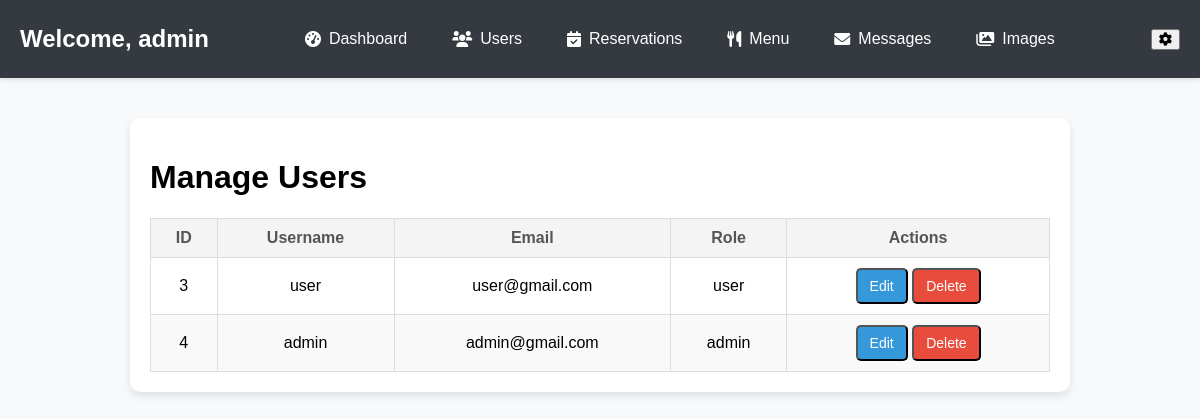
/users.php (signed in), run on the app's committed database.
### tables this page shows
CREATE TABLE `users` (
  `UserID` int(11) NOT NULL,
  `Username` varchar(50) NOT NULL,
  `Password` varchar(255) NOT NULL,
  `Email` varchar(100) NOT NULL,
  `Role` enum('admin','user') DEFAULT 'user',
  `CreatedAt` timestamp NOT NULL DEFAULT current_timestamp()
);

### users.php (the view, shortened to what this page needs)
<?php
$db = new DataBaza();
$db->connectToDatabase();
$conn = $db->getConnection();
$result = $conn->query("SELECT * FROM users");
?>
<!DOCTYPE html>
<html lang="en">
<head>
    <link rel="stylesheet" href="https://cdnjs.cloudflare.com/ajax/libs/font-awesome/6.0.0/css/all.min.css">
</head>
<body>
    <?php include("dashboard.php");?>
    <div class="container">
        <h1>Manage Users</h1>
        <table>
            <thead>
                <tr>
                    <th>ID</th>
                    <th>Username</th>
                    <th>Email</th>
                    <th>Role</th>
                    <th>Actions</th>
                </tr>
            </thead>
            <tbody>
                <?php while ($row = $result->fetch_assoc()): ?>
                    <tr>
                        <td><?= htmlspecialchars($row['UserID']) ?></td>
                        <td><?= htmlspecialchars($row['Username']) ?></td>
                        <td><?= htmlspecialchars($row['Email']) ?></td>
                        <td><?= htmlspecialchars($row['Role']) ?></td>
                        <td>
                            <button class="btn btn-edit" onclick="showModal(<?= htmlspecialchars($row['UserID']) ?>, '<?= htmlspecialchars($row['Role']) ?>')">Edit</button>
                            <button class="btn btn-delete" onclick="deleteUser(<?= htmlspecialchars($row['UserID']) ?>)">Delete</button>
                        </td>
                    </tr>
                <?php endwhile; ?>
            </tbody>
        </table>
    </div>
</body>
</html>

### dashboard.css (style rules this page uses)
body { margin: 0; font-family: Arial, sans-serif; background-color: #f8f9fa; }

### users.php (style rules this page uses)
body { font-family: Arial, sans-serif; margin: 0; padding: 0; background-color: #f9f9f9; }
.container { padding: 20px; max-width: 900px; margin: 40px auto; background: white; border-radius: 10px; box-shadow: 0 4px 8px rgba(0, 0, 0, 0.1); }
table { width: 100%; border-collapse: collapse; margin-top: 20px; }
table th, table td { border: 1px solid #ddd; padding: 10px; text-align: center; }
table th { background-color: #f4f4f4; color: #555; }
table tr:nth-child(even) { background-color: #f9f9f9; }
.btn { padding: 8px 12px; text-decoration: none; color: white; border-radius: 5px; font-size: 14px; cursor: pointer; transition: background-color 0.3s ease; }
.btn-delete { background-color: #e74c3c; }
.btn-edit { background-color: #3498db; }

### data on the page
users: UserID "3", Username "user", Email "user@gmail.com", Role "user"
users: UserID "4", Username "admin", Email "admin@gmail.com", Role "admin"

### other printed values
$adminName "admin"
